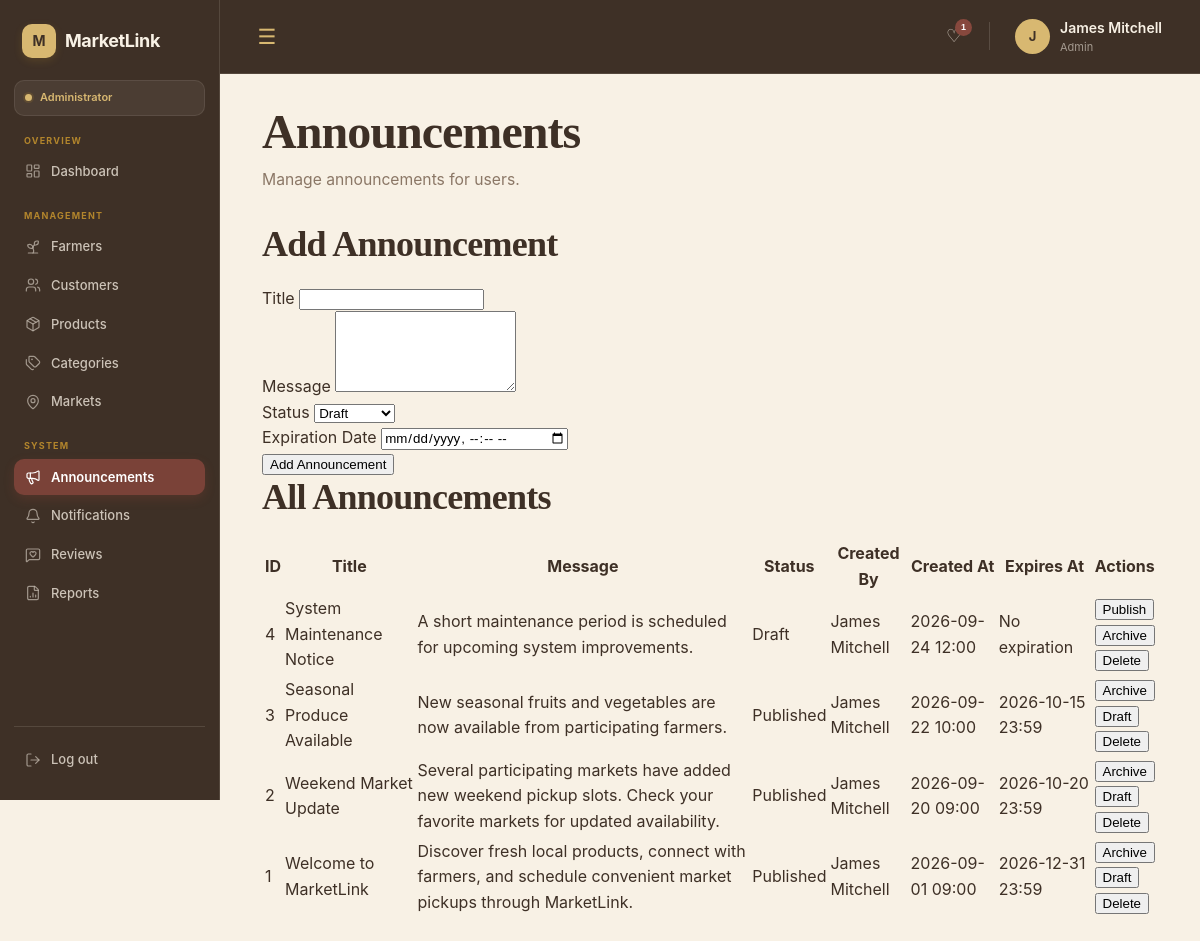
The page /admin/announcements.php (signed in) on the database as committed earlier.
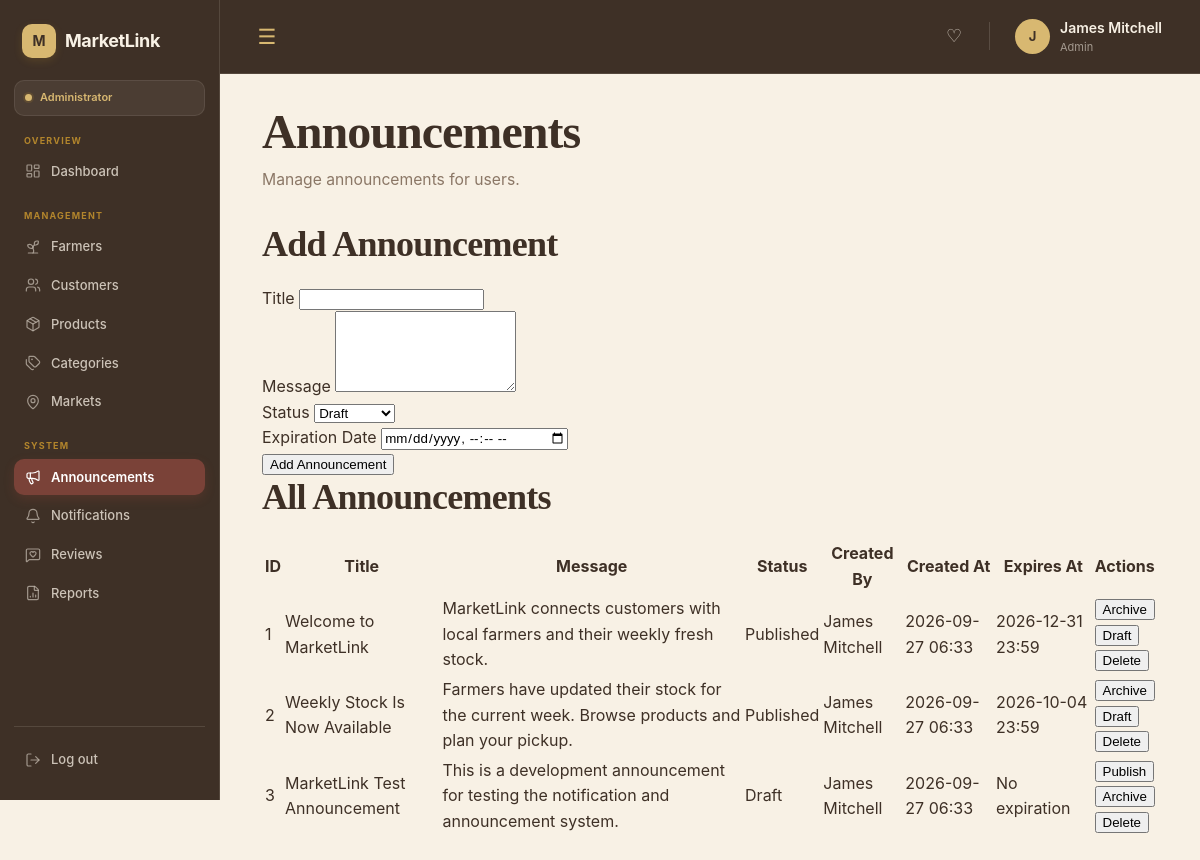
The same page on the database as committed later.
### tables this page shows
CREATE TABLE `announcements` (
  `id` int(10) UNSIGNED NOT NULL,
  `admin_id` int(10) UNSIGNED NOT NULL,
  `title` varchar(150) NOT NULL,
  `message` text NOT NULL,
  `status` enum('draft','published','archived') NOT NULL DEFAULT 'draft',
  `created_at` timestamp NOT NULL DEFAULT current_timestamp(),
  `expires_at` datetime DEFAULT NULL
);

CREATE TABLE `users` (
  `id` int(10) UNSIGNED NOT NULL,
  `name` varchar(100) NOT NULL,
  `email` varchar(150) NOT NULL,
  `password_hash` varchar(255) NOT NULL,
  `phone` varchar(30) DEFAULT NULL,
  `address` varchar(255) DEFAULT NULL,
  `role` enum('customer','farmer','admin') NOT NULL DEFAULT 'customer',
  `status` enum('active','inactive','suspended') NOT NULL DEFAULT 'active',
  `created_at` timestamp NOT NULL DEFAULT current_timestamp(),
  `updated_at` timestamp NOT NULL DEFAULT current_timestamp() ON UPDATE current_timestamp()
);

### admin/announcements.php (the view, shortened to what the changed rows need)
<?php
require_once __DIR__ . '/../includes/include.php';
$announcements = [];
$result = $conn->query("
    SELECT
        a.id,
        a.admin_id,
        a.title,
        a.message,
        a.status,
        a.created_at,
        a.expires_at,
        u.name AS admin_name
    FROM announcements a
    INNER JOIN users u
        ON a.admin_id = u.id
    ORDER BY a.created_at DESC
");
if ($result) {
    $announcements = $result->fetch_all(MYSQLI_ASSOC);
}
?>
<!DOCTYPE html>
<html lang="en">
<head>
    <link rel="stylesheet" href="../assets/css/base.css">
    <link rel="stylesheet" href="../assets/css/navbar.css">
    <link rel="stylesheet" href="../assets/css/sidebar.css">
</head>
<body>
    <?php include __DIR__ . '/../includes/navbar.php'; ?>
        <main class="main-content">
                <div class="page-header">
                    <div>
                        <h1>
                            Announcements
                        </h1>
                    </div>
                </div>
                <section class="form-section">
                    <div class="section-header">
                        <h2>
                            Add Announcement
                        </h2>
                    </div>
                </section>
                <section class="table-section">
                    <div class="section-header">
                        <h2>
                            All Announcements
                        </h2>
                    </div>
                        <div class="table-responsive">
                        <table class="data-table">
                            <thead>
                                <tr>
                                    <th>ID</th>
                                    <th>Title</th>
                                    <th>Message</th>
                                    <th>Status</th>
                                    <th>Created By</th>
                                    <th>Created At</th>
                                    <th>Expires At</th>
                                    <th>Actions</th>
                                </tr>
                            </thead>
                            <tbody>
                                <?php if (!empty($announcements)): ?>
                                    <?php foreach ($announcements as $announcement): ?>
                                        <tr>
                                            <td>
                                                <?= (int) $announcement['id'] ?>
                                            </td>
                                            <td>
                                                <?= htmlspecialchars(
                                                    $announcement['title']
                                                ) ?>
                                            </td>
                                            <td>
                                                <?= htmlspecialchars(
                                                    $announcement['message']
                                                ) ?>
                                            </td>
                                            <td>
                                                <span
                                                    class="status status-<?= htmlspecialchars(
                                                        $announcement['status']
                                                    ) ?>"
                                                >
                                                    <?= ucfirst(
                                                        $announcement['status']
                                                    ) ?>
                                                </span>
                                            </td>
                                            <td>
                                                <?= htmlspecialchars(
                                                    $announcement['admin_name']
                                                ) ?>
                                            </td>
                                            <td>
                                                <?= date(
                                                    'Y-m-d H:i',
                                                    strtotime(
                                                        $announcement['created_at']
                                                    )
                                                ) ?>
                                            </td>
                                            <td>
                                                <?php if (
                                                    !empty($announcement['expires_at'])
                                                ): ?>
                                                    <?= date(
                                                        'Y-m-d H:i',
                                                        strtotime(
                                                            $announcement['expires_at']
                                                        )
                                                    ) ?>
                                                <?php else: ?>
                                                    No expiration
                                                <?php endif; ?>
                                            </td>
                                            <td>
                                                <div class="action-buttons">
                                                    <?php if (
                                                        $announcement['status'] !== 'published'
                                                    ): ?>
                                                        <form
                                                            method="POST"
                                                            action="announcements.php"
                                                        >
                                                            <button
                                                                type="submit"
                                                                name="update_status"
                                                                class="btn btn-primary"
                                                            >
                                                                Publish
                                                            </button>
                                                        </form>
                                                    <?php endif; ?>
                                                    <?php if (
                                                        $announcement['status'] !== 'archived'
                                                    ): ?>
                                                        <form
                                                            method="POST"
                                                            action="announcements.php"
                                                        >
                                                            <button
                                                                type="submit"
                                                                name="update_status"
                                                                class="btn btn-secondary"
                                                            >
                                                                Archive
                                                            </button>
                                                        </form>
                                                    <?php endif; ?>
                                                    <?php if (
                                                        $announcement['status'] !== 'draft'
                                                    ): ?>
                                                        <form
                                                            method="POST"
                                                            action="announcements.php"
                                                        >
                                                            <button
                                                                type="submit"
                                                                name="update_status"
                                                                class="btn btn-secondary"
                                                            >
                                                                Draft
                                                            </button>
                                                        </form>
                                                    <?php endif; ?>
                                                    <form
                                                        method="POST"
                                                        action="announcements.php"
                                                        onsubmit="return confirm('Are you sure you want to delete this announcement?');"
                                                    >
                                                        <button
                                                            type="submit"
                                                            name="delete_announcement"
                                                            class="btn btn-danger"
                                                        >
                                                            Delete
                                                        </button>
                                                    </form>
                                                </div>
                                            </td>
                                        </tr>
                                    <?php endforeach; ?>
                                <?php endif; ?>
                            </tbody>
                        </table>
                    </div>
                </section>
            </main>
</body>
</html>

### includes/navbar.php (shortened to what the changed rows need)
<?php
require_once __DIR__ . '/../config/database.php';
?>
    <nav class="navbar">
    <div class="navbar-right">
        <?php
            $notification_count = 0;
            if (isset($_SESSION['user_id'])) {
                $user_id = (int) $_SESSION['user_id'];
                $stmt = $conn->prepare("
                    SELECT COUNT(*)
                    FROM notifications
                    WHERE user_id = ? AND is_read = 0
                ");
                if ($stmt) {
                    $stmt->bind_param("i", $user_id);
                    if ($stmt->execute()) {
                        $stmt->bind_result($notification_count);
                    }
                }
            }
        ?>
        <div class="notification-wrapper">
            <button
                type="button"
                class="navbar-icon notification-button"
                title="Notifications"
                onclick="toggleNotifications()"
            >
                ♡
                <?php if ($notification_count > 0): ?>
                    <span class="notification-badge">
                        <?= $notification_count > 99 ? '99+' : $notification_count ?>
                    </span>
                <?php endif; ?>
            </button>
        </div>
    </div>
    </nav>

Rows that differ between the two databases and show on the page:
removed announcements: id "4", title "System Maintenance Notice", message "A short maintenance period is scheduled for upcoming system improvements.", status "Draft", admin.name "James Mitchell", created_at "2026-09-24 12:00", shows "No expiration"
changed announcements "Welcome to MarketLink": message "Discover fresh local products, connect with farmers, and schedule convenient market pickups through MarketLink." → "MarketLink connects customers with local farmers and their weekly fresh stock."; created_at "2026-09-01 09:00" → "2026-09-27 06:33"; moves up the list
changed announcements id 2: title "Weekend Market Update" → "Weekly Stock Is Now Available"; message "Several participating markets have added new weekend pickup slots. Check your favorite markets for updated availability." → "Farmers have updated their stock for the current week. Browse products and plan your pickup."; created_at "2026-09-20 09:00" → "2026-09-27 06:33"; expires_at "2026-10-20 23:59" → "2026-10-04 23:59"; moves down the list
changed announcements id 3: title "Seasonal Produce Available" → "MarketLink Test Announcement"; message "New seasonal fruits and vegetables are now available from participating farmers." → "This is a development announcement for testing the notification and announcement system."; status "Published" → "Draft"; created_at "2026-09-22 10:00" → "2026-09-27 06:33"; expires_at "2026-10-15 23:59" → (not shown); now shows "No expiration"; status "Draft" → "Publish"
Other text that changed with them:
$notification_count: "1" → (not shown)
